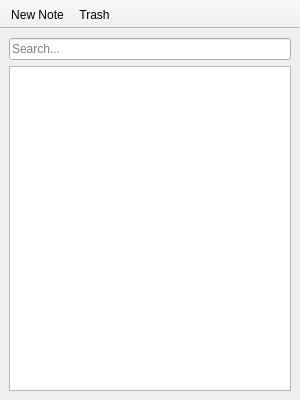
<?xml version="1.0" encoding="UTF-8"?>
<ui version="4.0">
 <class>MainWindow</class>
 <widget class="QMainWindow" name="MainWindow">
  <property name="geometry">
   <rect>
    <x>0</x>
    <y>0</y>
    <width>300</width>
    <height>400</height>
   </rect>
  </property>
  <property name="windowTitle">
   <string>Ubuntu Sticky Notes</string>
  </property>
  <widget class="QWidget" name="centralwidget">
   <layout class="QVBoxLayout" name="verticalLayout">
    <item>
     <widget class="QLineEdit" name="search_bar">
      <property name="placeholderText">
       <string>Search...</string>
      </property>
     </widget>
    </item>
    <item>
     <widget class="QListWidget" name="list_widget"/>
    </item>
   </layout>
  </widget>
  <widget class="QToolBar" name="main_toolbar">
   <property name="enabled">
    <bool>true</bool>
   </property>
   <property name="movable">
    <bool>false</bool>
   </property>
   <property name="orientation">
    <enum>Qt::Horizontal</enum>
   </property>
   <property name="iconSize">
    <size>
     <width>32</width>
     <height>32</height>
    </size>
   </property>
   <attribute name="toolBarArea">
    <enum>TopToolBarArea</enum>
   </attribute>
   <attribute name="toolBarBreak">
    <bool>false</bool>
   </attribute>
   <addaction name="new_action"/>
   <addaction name="bin_action"/>
  </widget>
  <action name="new_action">
   <property name="text">
    <string>New Note</string>
   </property>
  </action>
  <action name="bin_action">
   <property name="text">
    <string>Trash</string>
   </property>
   <property name="visible">
    <bool>true</bool>
   </property>
  </action>
 </widget>
 <resources/>
 <connections/>
</ui>
